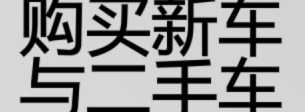
#> input picture images/1440P/BNandUC.png, 305 x 112 px; its folder holds only this picture in this run
$ python validate_templates.py
#> lines starting #> are read from the running program, lines starting #| are printed output that depends on the picture
"""
模板验证工具：拿一套模板去"当前游戏的 2560 截图池"里实测，确认每张能否匹配到真实画面，
并对比亮度，自动标出坏图（全黑/错裁/过时）。

用法：
    .venv/Scripts/python.exe tools/validate_templates.py [子目录]
    子目录默认 1440P；传 "" 验证 images/ 根；传 "1080P" 验证上游参照集。

判定：
    [BAD]  匹配分 < 0.80（在当前截图里找不到内容）或 亮度<35（疑似全黑）
    [WARN] 0.80~0.88（偏低，建议人工看）
    [OK]   >=0.88

截图池：E:/FH6/screenshots(含 2560/) + debug/snaps + debug/gift_seq + debug/wheelspin_seq，仅取宽 2520-2600。
为提速：先把池和模板按 ~0.32 缩小做粗匹配（验证只需判断"找不找得到"，不需精定位）。
"""
import cv2, numpy as np, os, glob, sys

ROOT = "E:/FH6/FH6"
SUB = sys.argv[1] if len(sys.argv) > 1 else "1440P"
TPL_DIR = os.path.join(ROOT, "images", SUB) if SUB else os.path.join(ROOT, "images")
ORIG_DIR = os.path.join(ROOT, "images")
COARSE = 0.32  # 池/模板粗缩比例（提速）


def imread_u(p, flag=cv2.IMREAD_GRAYSCALE):
#> called with p = 'images/1440P/BNandUC.png', flag = 0
    if not os.path.exists(p):
        return None
    return cv2.imdecode(np.fromfile(p, np.uint8), flag)
#> returned value is the input picture: shape (112, 305); min 0, max 216, mean 149.9


def brightness(p):
    im = imread_u(p, cv2.IMREAD_COLOR)
    return None if im is None else float(im.mean())


def build_pool():
    pats = [
        "E:/FH6/screenshots/*.png", "E:/FH6/screenshots/*.jpg",
        "E:/FH6/screenshots/2560/*.png", "E:/FH6/screenshots/2560/*.jpg",
        ROOT + "/debug/snaps/*.png", ROOT + "/debug/gift_seq/*.png",
        ROOT + "/debug/wheelspin_seq/*.png",
    ]
    pool = []
    for g in pats:
        for p in glob.glob(g):
            im = imread_u(p)
            if im is not None and 2520 <= im.shape[1] <= 2600:
                small = cv2.resize(im, None, fx=COARSE, fy=COARSE, interpolation=cv2.INTER_AREA)
                pool.append((os.path.basename(p), small))
    return pool


def best_match(tpl_gray, pool):
    """粗缩后多尺度匹配，返回 (最佳分, 来源截图)。"""
    best = (-1.0, "")
    for s in [0.6, 0.7, 0.8, 0.9, 1.0, 1.1, 1.2, 1.3, 1.5, 1.6, 1.7, 2.0, 2.4]:
        eff = s * COARSE
        t = cv2.resize(tpl_gray, None, fx=eff, fy=eff, interpolation=cv2.INTER_AREA if eff < 1 else cv2.INTER_LINEAR)
        if t.shape[0] < 5 or t.shape[1] < 5:
            continue
        for name, pim in pool:
            if t.shape[0] <= pim.shape[0] and t.shape[1] <= pim.shape[1]:
                v = float(cv2.matchTemplate(pim, t, cv2.TM_CCOEFF_NORMED).max())
                if v > best[0]:
                    best = (v, name)
#> this loop made 13 passes
#> pass 1, in best_match, `t = cv2.resize(tpl_gray, None, fx=eff, fy=eff, interpolation=cv2.INTER..`:
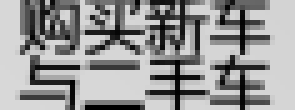
#> t: shape (22, 59) (shown 5 times larger); min 0, max 216, mean 150.6
#> pass 2, in best_match, `t = cv2.resize(tpl_gray, None, fx=eff, fy=eff, interpolation=cv2.INTER..`:
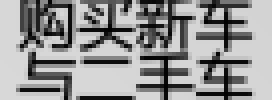
#> t: shape (25, 68) (shown 4 times larger); min 1, max 216, mean 149.6
#> pass 3, in best_match, `t = cv2.resize(tpl_gray, None, fx=eff, fy=eff, interpolation=cv2.INTER..`:
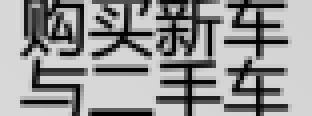
#> t: shape (29, 78) (shown 4 times larger); min 0, max 216, mean 149.9
#> after the loop, best = (-1, '')
    return best


def main():
    pool = build_pool()
    tpls = sorted(glob.glob(os.path.join(TPL_DIR, "**", "*.png"), recursive=True))
    tpls = [p for p in tpls if "Screenshot 2026" not in p]
    out = []
    for tp in tpls:
        rel = os.path.relpath(tp, TPL_DIR).replace("\\", "/")
        g = imread_u(tp)
        if g is None:
            out.append((rel, "LOADFAIL", -1, 0, ""))
            continue
        sc, src = best_match(g, pool)
#> sc = -1; src = ''
        b = brightness(tp)
#> call 2 of imread_u, with p = 'images/1440P/BNandUC.png', flag = 1
#> in imread_u (call 2), `return cv2.imdecode(np.fromfile(p, np.uint8), flag)`:
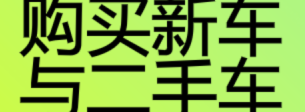
#> returned value: shape (112, 305, 3); mean B, G, R 72, 174.5, 133.2
#> b = 126.6
        if sc < 0.80 or b < 35:
            st = "BAD"
        elif sc < 0.88:
            st = "WARN"
        else:
            st = "OK"
        out.append((rel, st, sc, b, src))
    order = {"BAD": 0, "WARN": 1, "LOADFAIL": 0, "OK": 2}
    lines = [f"=== 验证 images/{SUB or ''}  (池 {len(pool)} 张 2560 截图) ==="]
    for rel, st, sc, b, src in sorted(out, key=lambda x: (order.get(x[1], 9), -x[2])):
        lines.append(f"  [{st:4s}] {rel:30s} 匹配{sc:.3f} 亮度{b:.0f}  <-{src}")
#> this loop made 1 pass
#> (st, sc, b, src) on pass 1: ('BAD', -1, 126.6, '')
#> after the loop, lines = 2 items
    nbad = sum(1 for o in out if o[1] in ("BAD", "LOADFAIL"))
#> nbad = 1
    nwarn = sum(1 for o in out if o[1] == "WARN")
#> nwarn = 0
    lines.append(f"--- 共 {len(out)}：BAD {nbad}  WARN {nwarn}  OK {len(out)-nbad-nwarn} ---")
    sys.stdout.buffer.write(("\n".join(lines) + "\n").encode("utf-8"))


if __name__ == "__main__":
    main()
